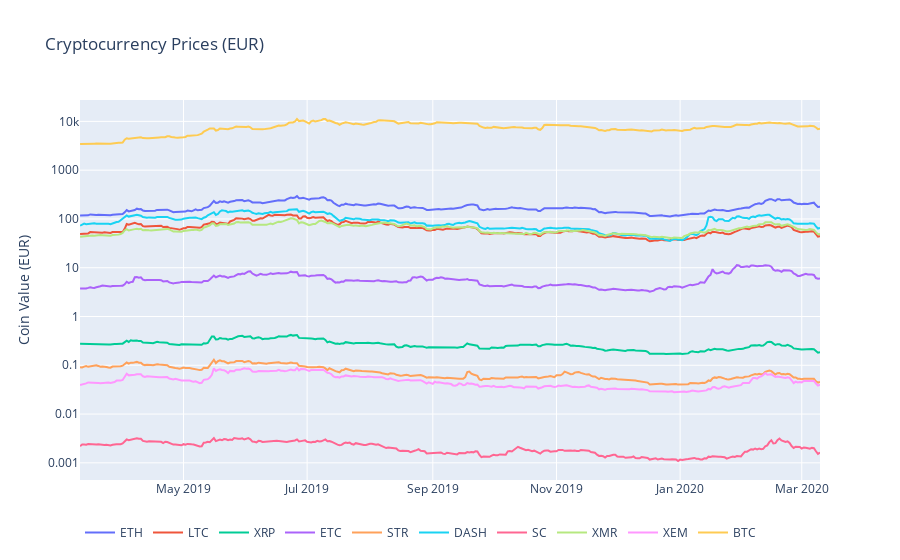

Notebook cell for this chart:
### Code cell
# Chart all of the altocoin prices
df_scatter(combined_df, 'Cryptocurrency Prices (EUR)', seperate_y_axis=False, y_axis_label='Coin Value (EUR)', scale='log')

### Figure 1 — Plotly figure (JSON) as saved in the notebook; plotly's stock layout.template omitted (floating-point values rounded to 4 significant figures; data arrays with more than 128 entries replaced by an {"elided": "..."} marker saying what was removed)
{"data": [{"name": "ETH", "type": "scatter", "visible": true, "x": {"elided": "367 str values"}, "y": {"elided": "367 float values"}}, {"name": "LTC", "type": "scatter", "visible": true, "x": {"elided": "367 str values"}, "y": {"elided": "367 float values"}}, {"name": "XRP", "type": "scatter", "visible": true, "x": {"elided": "367 str values"}, "y": {"elided": "367 float values"}}, {"name": "ETC", "type": "scatter", "visible": true, "x": {"elided": "367 str values"}, "y": {"elided": "367 float values"}}, {"name": "STR", "type": "scatter", "visible": true, "x": {"elided": "367 str values"}, "y": {"elided": "367 float values"}}, {"name": "DASH", "type": "scatter", "visible": true, "x": {"elided": "367 str values"}, "y": {"elided": "367 float values"}}, {"name": "SC", "type": "scatter", "visible": true, "x": {"elided": "367 str values"}, "y": {"elided": "367 float values"}}, {"name": "XMR", "type": "scatter", "visible": true, "x": {"elided": "367 str values"}, "y": {"elided": "367 float values"}}, {"name": "XEM", "type": "scatter", "visible": true, "x": {"elided": "367 str values"}, "y": {"elided": "367 float values"}}, {"name": "BTC", "type": "scatter", "visible": true, "x": {"elided": "367 str values"}, "y": {"elided": "367 float values"}}], "layout": {"legend": {"orientation": "h"}, "title": {"text": "Cryptocurrency Prices (EUR)"}, "xaxis": {"type": "date"}, "yaxis": {"showticklabels": true, "title": {"text": "Coin Value (EUR)"}, "type": "log"}}}
